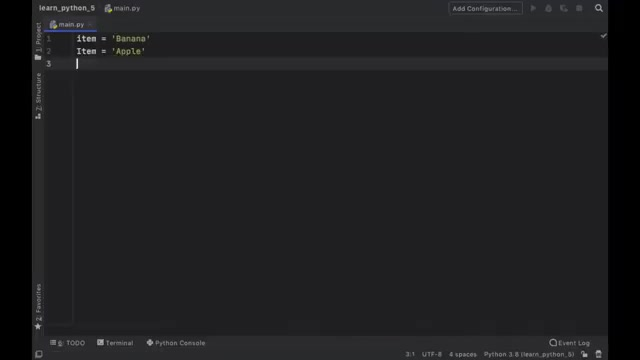
#> input picture src/engine/test_extracted_frames/Level1/Learn Python in Less than 10 Minutes for Beginners (Fast & Easy)/frame54.jpg, 640 x 360 px
$ python -i detectors.py   (imports and definitions only)
#> lines starting #> are read from the running program, lines starting #| are printed output that depends on the picture; after the words box and inside, x2 and y2 are one past the last pixel; in counts of white or black regions, pixels touching at a corner belong together
"""
Core detection functions for identifying code frames in images.

This module contains all the computer vision algorithms used to detect
various characteristics of code frames including monospace text, syntax
highlighting, indentation patterns, line numbers, and dark themes.
"""

from pathlib import Path
from typing import Union

import cv2
import numpy as np

from .config import CodeDetectionConfig


def detect_monospace_text(image_path: Union[str, Path], config: type[CodeDetectionConfig] = CodeDetectionConfig) -> int:
    """
    Detect if image contains monospace text by analyzing character width consistency.

    The function converts the image to grayscale, applies binary thresholding, finds text contours,
    and measures their width variance. Low variance indicates uniform character widths typical of
    monospace fonts used in code editors and terminals.

    Args:
        image_path: Path to the image file.
        config: Configuration object with detection parameters.

    Returns:
        1 if monospace text detected (width variance < threshold), 0 otherwise.
    """
    img = cv2.imread(str(image_path))
    if img is None:
        return 0

    gray = cv2.cvtColor(img, cv2.COLOR_BGR2GRAY)

    _, thresh = cv2.threshold(gray, 0, 255, cv2.THRESH_BINARY + cv2.THRESH_OTSU)
    contours, _ = cv2.findContours(thresh, cv2.RETR_EXTERNAL, cv2.CHAIN_APPROX_SIMPLE)

    text_contours = [
        c
        for c in contours
        if config.MIN_CONTOUR_AREA < cv2.contourArea(c) < config.MAX_CONTOUR_AREA
    ]

    if len(text_contours) < config.MIN_TEXT_CONTOURS:
        return 0

    widths = [cv2.boundingRect(c)[2] for c in text_contours]
    width_variance = np.var(widths)

    return 1 if width_variance < config.MAX_WIDTH_VARIANCE else 0


def detect_programming_colors(image_path: Union[str, Path], config: type[CodeDetectionConfig] = CodeDetectionConfig) -> int:
    """
    Detect syntax highlighting colors commonly used in code editors.

    Converts image to HSV color space and searches for specific color ranges
    (blue for keywords, green for strings, purple for types). Calculates the
    ratio of colored pixels to total pixels to determine if syntax highlighting
    is present.

    Args:
        image_path: Path to the image file.
        config: Configuration with color ranges and thresholds.

    Returns:
        1 if syntax highlighting colors detected (ratio > threshold), 0 otherwise.
    """
    img = cv2.imread(str(image_path))
    if img is None:
        return 0

    hsv = cv2.cvtColor(img, cv2.COLOR_BGR2HSV)

    total_pixels = img.shape[0] * img.shape[1]
    color_pixels = 0

    color_ranges = [config.BLUE_RANGE, config.GREEN_RANGE, config.PURPLE_RANGE]

    for lower, upper in color_ranges:
        mask = cv2.inRange(hsv, np.array(lower), np.array(upper))
        color_pixels += cv2.countNonZero(mask)

    color_ratio = color_pixels / total_pixels
    return 1 if color_ratio > config.MIN_COLOR_RATIO else 0


def detect_indentation_patterns(image_path: Union[str, Path], config: type[CodeDetectionConfig] = CodeDetectionConfig) -> int:
    """
    Detect code indentation patterns by finding vertical lines in the image.

    Uses Canny edge detection followed by Hough line transform to identify
    vertical lines that typically appear in code due to consistent indentation
    and block structure. Counts lines that are nearly vertical (within tolerance).

    Args:
        image_path: Path to the image file.
        config: Configuration with line detection parameters.

    Returns:
        1 if sufficient vertical lines detected (indicating code structure), 0 otherwise.
    """
    img = cv2.imread(str(image_path), cv2.IMREAD_GRAYSCALE)
    if img is None:
        return 0

    edges = cv2.Canny(img, 50, 150)
    lines = cv2.HoughLines(edges, 1, np.pi / 180, threshold=config.HOUGH_THRESHOLD)

    if lines is None:
        return 0

    vertical_lines = 0
    for line in lines:
        rho, theta = line[0]
        if abs(theta - np.pi / 2) < config.VERTICAL_ANGLE_TOLERANCE:
            vertical_lines += 1

    return 1 if vertical_lines > config.MIN_VERTICAL_LINES else 0


def detect_line_numbers(image_path: Union[str, Path], config: type[CodeDetectionConfig] = CodeDetectionConfig) -> int:
    """
    Detect line numbers in the left margin of code editors.

    Analyzes the leftmost region of the image for regularly spaced dark pixels
    that indicate line numbers. Creates a horizontal projection to find peaks
    (lines with text) and checks if their spacing is consistent, which is
    characteristic of sequential line numbering.

    Args:
        image_path: Path to the image file.
        config: Configuration with line number detection parameters.

    Returns:
        1 if consistent line number pattern detected, 0 otherwise.
    """
    img = cv2.imread(str(image_path), cv2.IMREAD_GRAYSCALE)
    if img is None:
        return 0

    h, w = img.shape
    left_region = img[:, : int(w * config.LINE_NUMBER_REGION_WIDTH)]

    horizontal_projection = np.sum(left_region < 128, axis=1)

    peaks = []
    for i in range(1, len(horizontal_projection) - 1):
        if (
            horizontal_projection[i] > horizontal_projection[i - 1]
            and horizontal_projection[i] > horizontal_projection[i + 1]
            and horizontal_projection[i] > config.MIN_DARK_PIXELS_PER_LINE
        ):
            peaks.append(i)

    if len(peaks) < config.MIN_LINES_FOR_DETECTION:
        return 0

    spacings = [peaks[i + 1] - peaks[i] for i in range(len(peaks) - 1)]
    spacing_variance = np.var(spacings)

    return 1 if spacing_variance < config.MAX_SPACING_VARIANCE else 0


def detect_dark_background(image_path: Union[str, Path], config: type[CodeDetectionConfig] = CodeDetectionConfig) -> int:
    """
    Detect dark theme background commonly used in code editors.

    Converts image to grayscale and calculates the mean brightness across
    all pixels. Dark themes typically have low average brightness values,
    which helps distinguish code editors from bright web pages or documents.

    Args:
        image_path: Path to the image file.
        config: Configuration with brightness threshold.

    Returns:
        1 if dark theme detected (mean brightness < threshold), 0 otherwise.
    """
    img = cv2.imread(str(image_path))
    if img is None:
        return 0

    gray = cv2.cvtColor(img, cv2.COLOR_BGR2GRAY)
    mean_brightness = np.mean(gray)

    return 1 if mean_brightness < config.DARK_THEME_BRIGHTNESS_THRESHOLD else 0


def is_code_frame(image_path: Union[str, Path], config: type[CodeDetectionConfig] = CodeDetectionConfig, verbose: bool = False) -> bool:
    """
    Main function to detect if an image contains code.

    Runs all detection algorithms and combines their results using weighted scoring
    to determine if the image contains code. Each detection method contributes to
    a final score that is compared against a threshold.

    Args:
        image_path: Path to image file
        config: Configuration object with detection parameters
        verbose: If True, print detailed results

    Returns:
        True if image is detected as code frame, False otherwise
    """
    try:
        has_monospace = detect_monospace_text(image_path, config)
#> in detect_monospace_text, img is the input picture: shape (360, 640, 3); mean B, G, R 32.8, 31, 30.9
#> in detect_monospace_text, `_, thresh = cv2.threshold(gray, 0, 255, cv2.THRESH_BINARY + cv2.THRESH..`:
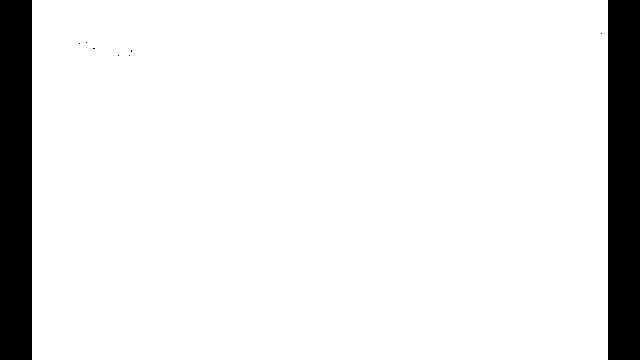
#> thresh: shape (360, 640); 90% white; 9 black regions (7 under 20 px), largest, box (x1, y1, x2, y2) and area: (0, 0, 32, 360) 11520, (608, 0, 640, 360) 11520
#> in detect_monospace_text, `contours, _ = cv2.findContours(thresh, cv2.RETR_EXTERNAL, cv2.CHAIN_AP..`: contours = [[[32, 0], [32, 359], [607, 359], [607, 0]]]
#> in detect_monospace_text, `text_contours = [ c for c in contours if config.MIN_CONTOUR_AREA < cv2..`: text_contours = []
        has_syntax_colors = detect_programming_colors(image_path, config)
#> in detect_programming_colors, `hsv = cv2.cvtColor(img, cv2.COLOR_BGR2HSV)`: hsv: shape (360, 640, 3); mean H, S, V 106.3, 17.7, 32.9
#> the loop in detect_programming_colors, `for lower, upper in color_ranges:` made 3 passes
#> color_pixels on passes 1 to 3: 287, 287, 288
#> pass 1, in detect_programming_colors, `mask = cv2.inRange(hsv, np.array(lower), np.array(upper))`:
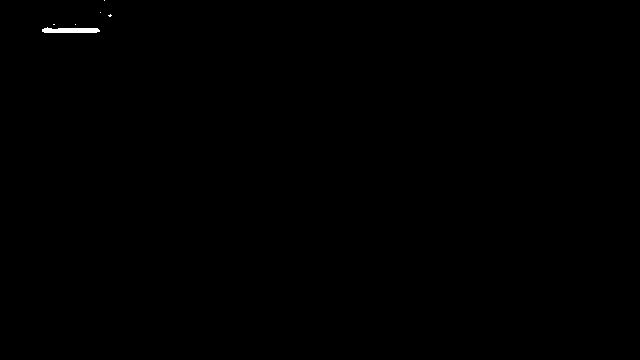
#> mask: shape (360, 640); 0.12% white; 6 white regions (5 under 20 px), largest, box (x1, y1, x2, y2) and area: (42, 27, 100, 33) 275
#> pass 3, in detect_programming_colors, `mask = cv2.inRange(hsv, np.array(lower), np.array(upper))`:
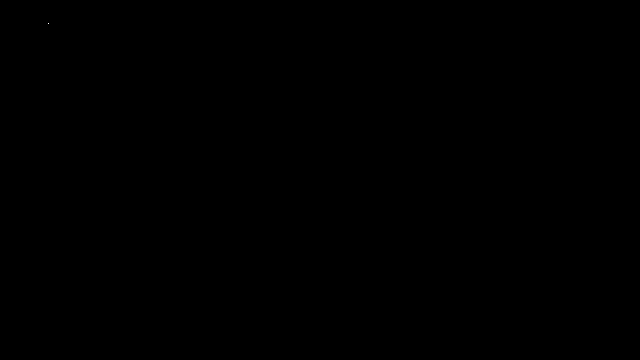
#> mask: shape (360, 640); 0% white in thin lines or dots, all inside (x1, y1, x2, y2) = (48, 23, 49, 24)
#> after the loop in detect_programming_colors, `for lower, upper in color_ranges:`: color_pixels = 288
#> in detect_programming_colors, `color_ratio = color_pixels / total_pixels`: color_ratio = 0.00125
#> has_syntax_colors = 0
        has_code_structure = detect_indentation_patterns(image_path, config)
#> in detect_indentation_patterns, `edges = cv2.Canny(img, 50, 150)`:
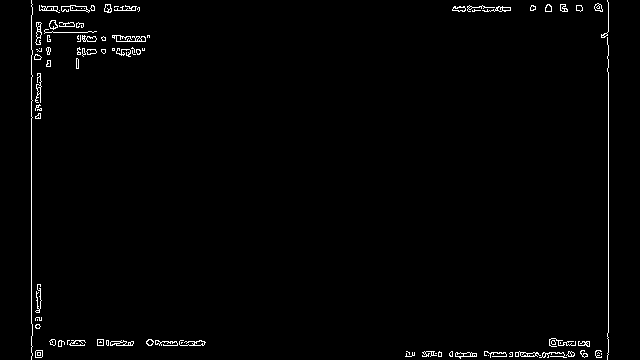
#> edges: shape (360, 640); 1.4% white in thin lines or dots
#> in detect_indentation_patterns, `lines = cv2.HoughLines(edges, 1, np.pi / 180, threshold=config.HOUGH_T..`: lines = [[608, 0], [31, 0], [10, 1.57], [345, 1.57], [338, 1.61], [356, 1.57], [343, 1.59]]
#> the loop in detect_indentation_patterns, `for line in lines:` made 7 passes
#> after the loop in detect_indentation_patterns, `for line in lines:`: vertical_lines = 5
#> has_code_structure = 0
        has_line_numbers = detect_line_numbers(image_path, config)
#> in detect_line_numbers, `left_region = img[:, : int(w * config.LINE_NUMBER_REGION_WIDTH)]`:
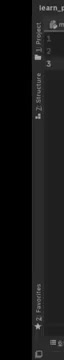
#> left_region: shape (360, 64); min 0, max 177, mean 20.7
#> in detect_line_numbers, `horizontal_projection = np.sum(left_region < 128, axis=1)`: horizontal_projection = 360 values, max 64 at index 0, min 57 at index 7, mean 63.76
#> after the loop in detect_line_numbers, `for i in range(1, len(horizontal_projection) - 1):`: peaks = [60, 62, 116]
#> in detect_line_numbers, `spacings = [peaks[i + 1] - peaks[i] for i in range(len(peaks) - 1)]`: spacings = [2, 54]
#> in detect_line_numbers, `spacing_variance = np.var(spacings)`: spacing_variance = 676
#> has_line_numbers = 0
        has_dark_theme = detect_dark_background(image_path, config)
#> in detect_dark_background, `mean_brightness = np.mean(gray)`: mean_brightness = 31.01
#> has_dark_theme = 1

        score = (
            has_monospace * config.WEIGHTS["monospace"]
            + has_syntax_colors * config.WEIGHTS["syntax_colors"]
            + has_code_structure * config.WEIGHTS["structure"]
            + has_line_numbers * config.WEIGHTS["line_numbers"]
            + has_dark_theme * config.WEIGHTS["dark_theme"]
        )
#> score = 0.05

        is_code = score > config.FINAL_THRESHOLD
#> is_code = False

        if verbose:
            print(f"\n=== Code Detection Results for {Path(image_path).name} ===")
            print(
                f"Monospace text:     {'✓' if has_monospace else '✗'} (weight: {config.WEIGHTS['monospace']})"
            )
            print(
                f"Syntax colors:      {'✓' if has_syntax_colors else '✗'} (weight: {config.WEIGHTS['syntax_colors']})"
            )
            print(
                f"Code structure:     {'✓' if has_code_structure else '✗'} (weight: {config.WEIGHTS['structure']})"
            )
            print(
                f"Line numbers:       {'✓' if has_line_numbers else '✗'} (weight: {config.WEIGHTS['line_numbers']})"
            )
            print(
                f"Dark theme:         {'✓' if has_dark_theme else '✗'} (weight: {config.WEIGHTS['dark_theme']})"
            )
            print(f"\nFinal score:        {score:.3f}")
            print(f"Threshold:          {config.FINAL_THRESHOLD}")
            print(
                f"Result:             {'CODE FRAME' if is_code else 'NOT CODE FRAME'}"
            )

        return is_code

    except Exception as e:
        if verbose:
            print(f"Error processing {image_path}: {e}")
        return False

>>> result = is_code_frame('../../test_extracted_frames/Level1/Learn Python in Less than 10 Minutes for Beginners (Fast & Easy)/frame54.jpg')
#> result = False
